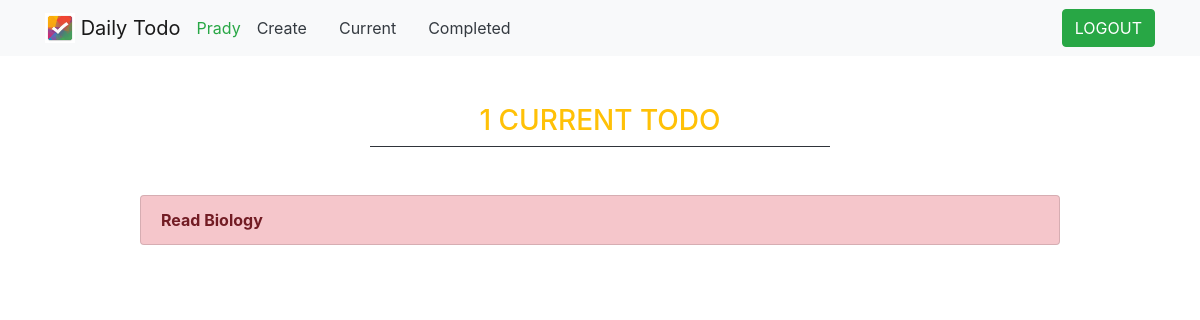
Page /current/ (signed in) on the earlier database version.
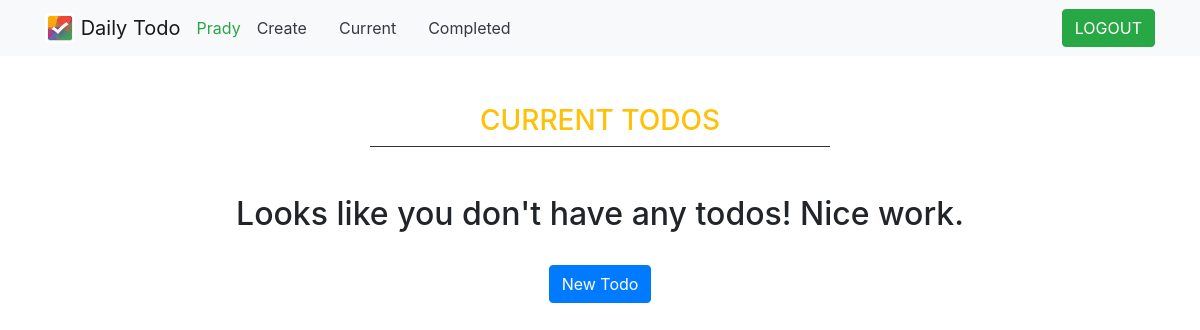
Same page on the later database version.
### todoApp/models.py (models this page shows, shortened)
class Todo(models.Model):
    title = models.CharField(max_length=60)
    memo = models.TextField(blank=True)
    created = models.DateTimeField(auto_now_add=True)
    datecomplited = models.DateTimeField(null=True, blank=True)
    important = models.BooleanField(default=False)
    user = models.ForeignKey(User, on_delete=models.CASCADE)

### todoApp/views.py (the view)
# urls.py: path('current/', views.currenttodos, name='currenttodos'),
@login_required
def currenttodos(request):
    todos = Todo.objects.filter(user=request.user, datecomplited__isnull=True)
    return render(request, 'todoApp/currenttodos.html', {'todos':todos})

### todoApp/templates/todoApp/currenttodos.html
{% extends 'todoApp/base.html' %}
{% block content %}
       <div class="row justify-content-center mt-5">
        <div class="col-md-10">
            {% if todos %}
                <h3 class="text-center text-warning">{{ todos.count }} CURRENT TODO{{ todos.count|pluralize }}</h3>
            {% else %}
                   <h3 class="text-center text-warning"> CURRENT TODOS </h3>
            {% endif %}
            <hr class="w-50 my-auto bg-dark">
        </div>
    </div>
    <div class="row justify-content-center mt-5">
        <div class="col-md-10">
        {% if todos %}
            <div class="list-group">
                {% for todo in todos %}
                    <a href="{% url 'viewtodo' todo.id %}" class="list-group-item list-group-item-action{% if todo.important %} list-group-item-danger{% endif %}">
                        <b>{{ todo.title }}</b>{% if todo.memo %} - {{ todo.memo|truncatechars:30 }}{% endif %}</a>
                {% endfor %}
            </div>
        {% else %}
            <div class="text-center">
                <h2>Looks like you don't have any todos! Nice work.</h2>
            <br>
            <a role="button" class="btn btn-primary" href="{% url 'createtodos' %}">New Todo</a>
            </div>
        {% endif %}
        </div>
    </div>
{% endblock %}

Differences in the rows shown:
no longer on this page (row edited): Todo: title "Read Biology"
Other differences:
{{ todos.count }}: "1" → (not shown)
text no longer shown: "CURRENT TODO"
text now shown: "CURRENT TODOS Looks like you don't have any todos! Nice work. New Todo"
